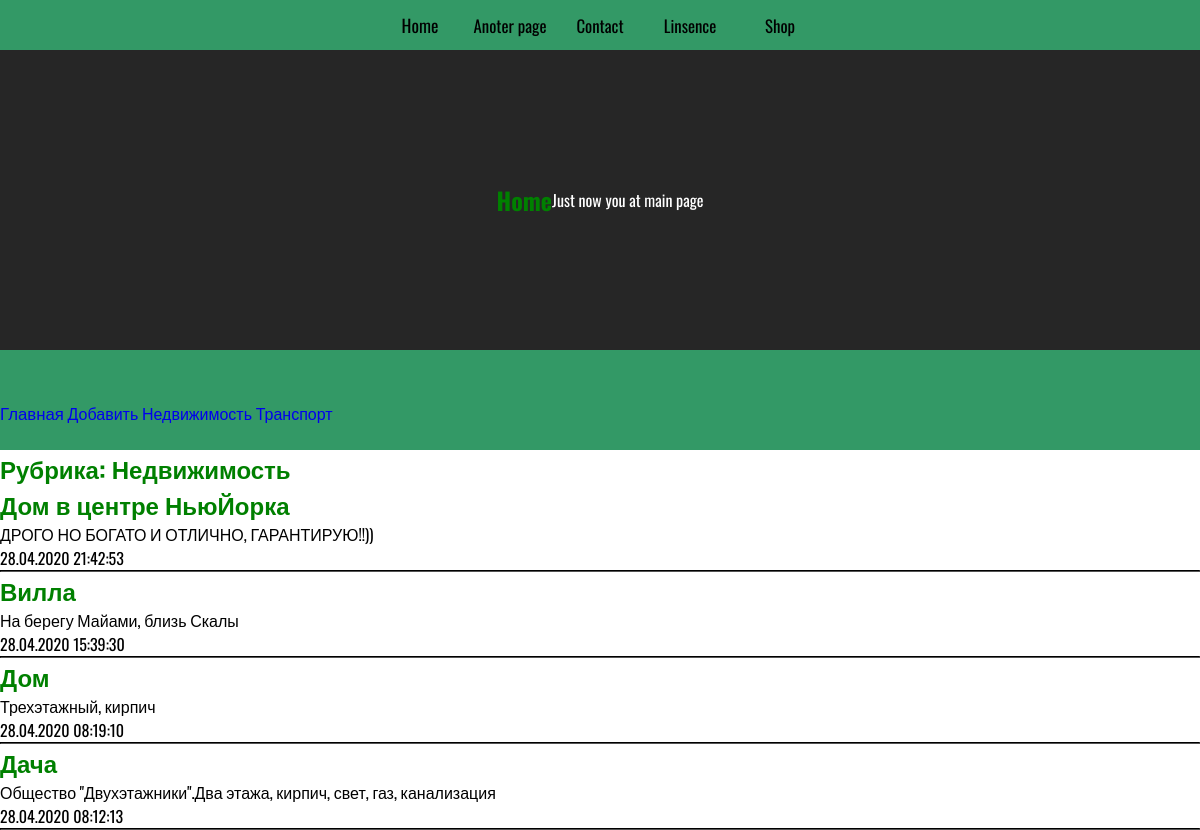
The page /bboard/2/ on the database its author committed.
### bboard/models.py (models this page shows, shortened)
class Rubric(models.Model):
	name = models.CharField(max_length=20, db_index=True, verbose_name='Название')
	class Meta:
		verbose_name_plural = 'Рубрики'
		verbose_name = 'Рубрика'
		ordering = ['name']

class Bb(models.Model):
	title = models.CharField(max_length = 50, verbose_name='Товар')
	content = models.TextField(null=True, blank=True, verbose_name='Описание')
	price = models.FloatField(null=True, blank=True, verbose_name='Цена')
	published = models.DateTimeField(auto_now_add=True, db_index=True, verbose_name='Опубликовано')
	rubric = models.ForeignKey('Rubric', max_length=50, null=True, on_delete=models.PROTECT, verbose_name='Рубрика')
	class Meta:
		verbose_name_plural = 'Объявления'
		verbose_name = 'Объвление'
		ordering = ['-published']

### bboard/views.py (the view)
# urls.py: path('<int:rubric_id>/', by_rubric, name='by_rubric'),
def by_rubric(request, rubric_id):
	bbs = Bb.objects.filter(rubric=rubric_id)
	rubrics = Rubric.objects.all()
	current_rubric = Rubric.objects.get(pk=rubric_id)
	context = {'bbs': bbs, 'rubrics': rubrics, 'current_rubric': current_rubric}
	return render(request, 'bboard/by_rubric.html', context)

### bboard/templates/bboard/by_rubric.html (shortened to what this page needs)
{% extends "layout/base.html" %}
{% block content %}
	<h2 class="rubric_color">Рубрика: {{ current_rubric.name }}</h2>
	{% for bb in bbs %}
		<div>
			<h2>{{ bb.title }}</h2>
			<p>{{ bb.content }}</p>
			<p>{{ bb.published|date:"d.m.Y H:i:s" }}</p>
			<hr>
		</div>
	{% endfor %}
{% endblock %}

### bboard/templates/layout/base.html (shortened to what this page needs)
{% load static %}
<!DOCTYPE html>
<html lang="en">
<head>
	<link rel="stylesheet" href="{% static 'bboard/style.css' %}">
</head>
<body>
	<header>
		<nav id="main_nav">
			<a href="{% url 'index' %}"><button>Home</button></a>
			<a href="{% url 'index' %}"><button>Anoter page</button></a>
			<a href="#contakt"><button>Contact</button></a>
			<a href="#contakt"><button>Linsence</button></a>
			<a href="{% url 'index' %}"><button>Shop</button></a>
		</nav>
		<div id="hat">
			<h2>Home</h2>
			<p>Just now you at main page</p>
		</div>
		<nav>
		</nav>
	</header>
	<nav>
		<a href="{% url 'index' %}">Главная</a>
		<a href="{% url 'add' %}">Добавить</a>
		{% for rubric in rubrics %}
		<a href="{% url 'by_rubric' rubric.pk %}">{{ rubric.name }}</a>
		{% endfor %}
	</nav>
	<section>
		{% block content %}
		{% endblock %}
	</section>
</body>
</html>

### bboard/static/bboard/style.css (style rules this page uses)
* { margin: 0; padding: 0; font-family: 'Oswald', sans-serif; box-sizing: border-box; }
a { text-decoration: none; }
hr { border-color: black; }
h1,h2,h3,h4,h5,h6 { color: green; }
nav { width: 100%; height: 50px; max-height: 70px; background: #339966; }
#main_nav { width: 100%; height: 50px; max-height: 70px; background: #339966; display: flex; flex-direction: row; flex-wrap: nowrap; justify-content: center; align-items: stretch; align-content: center; }
nav :nth-child(1) { background: none; border: none; width: 90px; height: 100%; font-size: 1.05em; }
header { display: flex; flex-direction: column; flex-wrap: nowrap; justify-content: center; align-items: stretch; align-content: stretch; }
#hat { width: 100%; background: #262626; height: 300px; color: white; text-align: center; position: relative; display: flex; flex-direction: row; flex-wrap: nowrap; justify-content: center; align-items: center; align-content: stretch; }

### rows shown on the page
Rubric: name "Недвижимость"
Rubric: name "Транспорт"
Bb: title "Дом в центре НьюЙорка", content "ДРОГО НО БОГАТО И ОТЛИЧНО, ГАРАНТИРУЮ!!))", published "28.04.2020 21:42:53"
Bb: title "Вилла", content "На берегу Майами, близь Скалы", published "28.04.2020 15:39:30"
Bb: title "Дом", content "Трехэтажный, кирпич", published "28.04.2020 08:19:10"
Bb: title "Дача", content "Общество \"Двухэтажники\".Два этажа, кирпич, свет, газ, канализация", published "28.04.2020 08:12:13"
